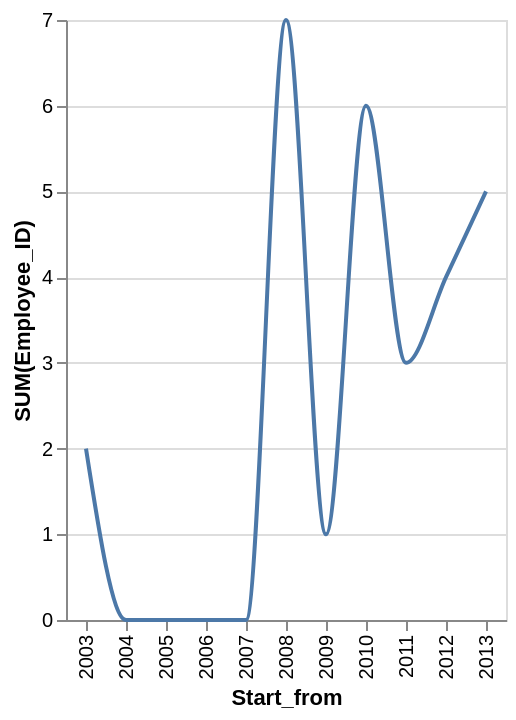

Express this chart as Vega-Lite.
### Vega-Lite specification from a JSON file in a GitHub repository (floating-point values rounded to 4 significant figures)
{"data": {"values": [{"x_data": "2003", "y_data": 2}, {"x_data": "2004", "y_data": 0}, {"x_data": "2005", "y_data": 0}, {"x_data": "2006", "y_data": 0}, {"x_data": "2007", "y_data": 0}, {"x_data": "2008", "y_data": 7}, {"x_data": "2009", "y_data": 1}, {"x_data": "2010", "y_data": 6}, {"x_data": "2011", "y_data": 3}, {"x_data": "2012", "y_data": 4}, {"x_data": "2013", "y_data": 5}]}, "mark": {"type": "line", "interpolate": "monotone"}, "encoding": {"x": {"field": "x_data", "type": "nominal", "title": "Start_from", "sort": "ascending"}, "y": {"field": "y_data", "type": "quantitative", "title": "SUM(Employee_ID)"}}}
